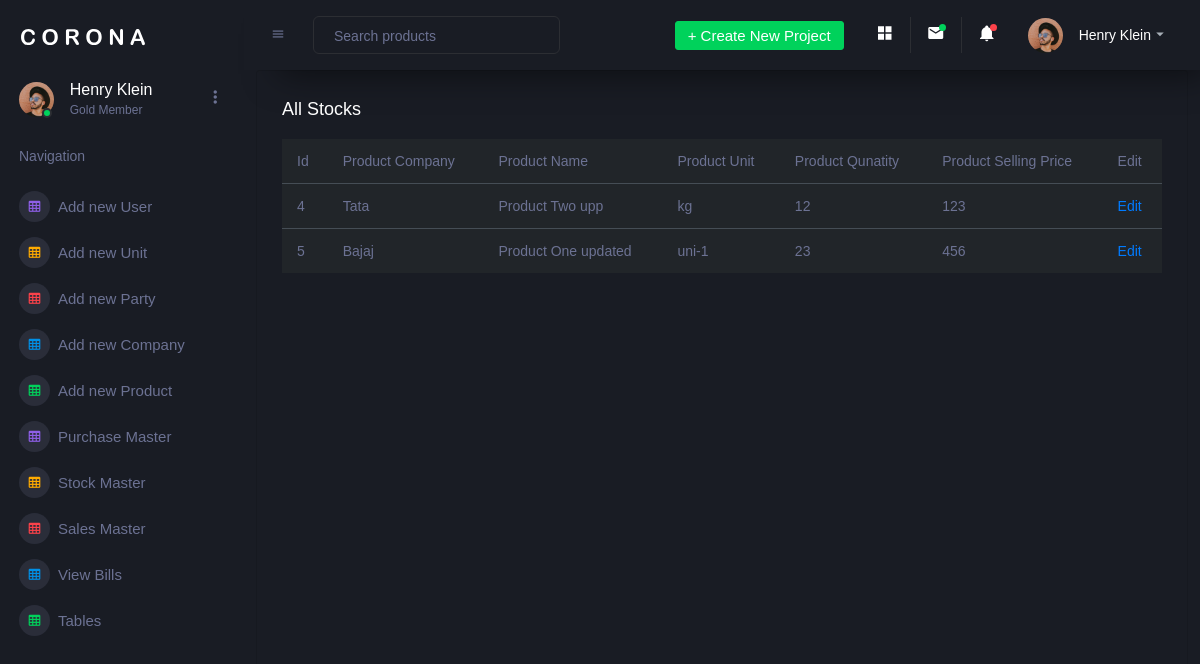
The page /admin/stock_master.php on the database as committed earlier.
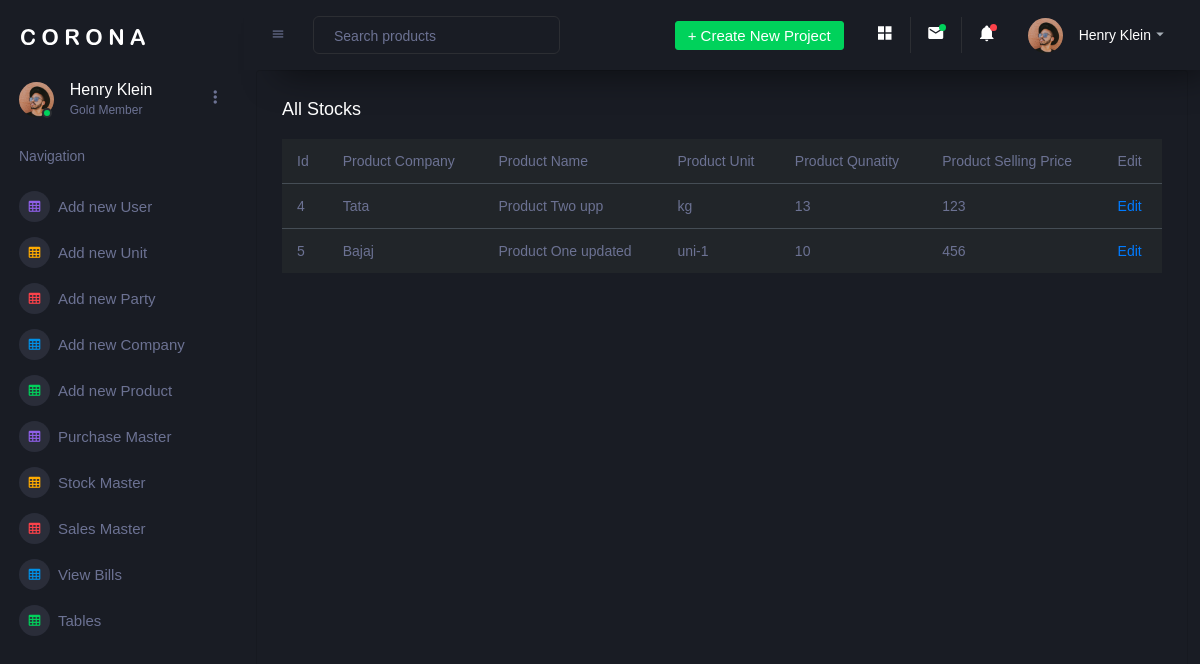
The same page on the database as committed later.
### tables this page shows
CREATE TABLE `stock_master` (
  `id` int(5) NOT NULL,
  `product_company` varchar(100) NOT NULL,
  `product_name` varchar(100) NOT NULL,
  `product_unit` varchar(50) NOT NULL,
  `packing_size` varchar(100) NOT NULL,
  `product_qty` varchar(5) NOT NULL,
  `product_selling_price` varchar(10) NOT NULL
);

### admin/stock_master.php (the view, shortened to what this page needs)
<?php
include "header.php";
include "../user/connection.php";
?>
<div class="main-panel">
    <div class="col-lg-12 grid-margin stretch-card">
        <div class="card">
            <div class="card-body">
                <h4 class="card-title">All stocks </h4>
                <div class="table-responsive">
                    <table class="table table-dark">
                        <thead>
                        <tr>
                            <th> Id </th>
                            <th> Product Company </th>
                            <th> Product Name </th>
                            <th> Product Unit </th>
                            <th> Product Qunatity </th>
                            <th> Product Selling Price </th>
                            <th> Edit </th>
                        </tr>
                        </thead>
                        <tbody>
                        <?php
                        $res=mysqli_query($link,"select * from stock_master");
                        while($row=mysqli_fetch_assoc($res)){ ?>
                            <tr>
                                <td> <?= $row['id'];?> </td>
                                <td> <?= $row['product_company'];?> </td>
                                <td> <?= $row['product_name'];?> </td>
                                <td> <?= $row['product_unit'];?> </td>
                                <td> <?= $row['product_qty'];?> </td>
                                <td> <?= $row['product_selling_price'];?> </td>
                                <td> <a href="edit_stock_master.php?id=<?php echo $row['id'];?>"> Edit </a></td>
                            </tr>
                        <?php }  ?>
                        </tbody>
                    </table>
                </div>
            </div>
        </div>
    </div>
</div>

### admin/header.php (shortened to what this page needs)
<!DOCTYPE html>
<html lang="en">
<head>
    <link rel="stylesheet" href="assets/vendors/mdi/css/materialdesignicons.min.css">
    <link rel="stylesheet" href="assets/vendors/css/vendor.bundle.base.css">
    <link rel="stylesheet" href="assets/vendors/jvectormap/jquery-jvectormap.css">
    <link rel="stylesheet" href="assets/vendors/flag-icon-css/css/flag-icon.min.css">
    <link rel="stylesheet" href="assets/vendors/owl-carousel-2/owl.carousel.min.css">
    <link rel="stylesheet" href="assets/vendors/owl-carousel-2/owl.theme.default.min.css">
    <link rel="stylesheet" href="assets/css/style.css">
</head>
<body>
<div class="container-scroller">
    <nav class="sidebar sidebar-offcanvas" id="sidebar">
        <div class="sidebar-brand-wrapper d-none d-lg-flex align-items-center justify-content-center fixed-top">
            <a class="sidebar-brand brand-logo" href="index.html"><img src="assets/images/logo.svg" alt="logo" /></a>
        </div>
        <ul class="nav">
            <li class="nav-item profile">
                <div class="profile-desc">
                    <div class="profile-pic">
                        <div class="count-indicator">
                            <img class="img-xs rounded-circle " src="assets/images/faces/face15.jpg" alt="">
                            <span class="count bg-success"></span>
                        </div>
                        <div class="profile-name">
                            <h5 class="mb-0 font-weight-normal">Henry Klein</h5>
                            <span>Gold Member</span>
                        </div>
                    </div>
                    <a href="#" id="profile-dropdown" data-toggle="dropdown"><i class="mdi mdi-dots-vertical"></i></a>
                </div>
            </li>
            <li class="nav-item nav-category">
                <span class="nav-link">Navigation</span>
            </li>
            <li class="nav-item menu-items">
                <a class="nav-link" href="add_new_user.php">
              <span class="menu-icon">
                <i class="mdi mdi-table-large"></i>
              </span>
                    <span class="menu-title">Add new User </span>
                </a>
            </li>
            <li class="nav-item menu-items">
                <a class="nav-link" href="add_new_unit.php">
              <span class="menu-icon">
                <i class="mdi mdi-table-large"></i>
              </span>
                    <span class="menu-title">Add new Unit </span>
                </a>
            </li>
            <li class="nav-item menu-items">
                <a class="nav-link" href="add_new_party.php">
              <span class="menu-icon">
                <i class="mdi mdi-table-large"></i>
              </span>
                    <span class="menu-title">Add new Party </span>
                </a>
            </li>
            <li class="nav-item menu-items">
                <a class="nav-link" href="add_company.php">
              <span class="menu-icon">
                <i class="mdi mdi-table-large"></i>
              </span>
                    <span class="menu-title">Add new Company </span>
                </a>
            </li>
            <li class="nav-item menu-items">
                <a class="nav-link" href="add_products.php">
              <span class="menu-icon">
                <i class="mdi mdi-table-large"></i>
              </span>
                    <span class="menu-title">Add new Product </span>
                </a>
            </li>
            <li class="nav-item menu-items">
                <a class="nav-link" href="purchase_master.php">
              <span class="menu-icon">
                <i class="mdi mdi-table-large"></i>
              </span>
                    <span class="menu-title"> Purchase Master </span>
                </a>
            </li>
            <li class="nav-item menu-items">
                <a class="nav-link" href="stock_master.php">
              <span class="menu-icon">
                <i class="mdi mdi-table-large"></i>
              </span>
                    <span class="menu-title"> Stock Master </span>
                </a>
            </li>
            <li class="nav-item menu-items">
                <a class="nav-link" href="sales_master.php">
              <span class="menu-icon">
                <i class="mdi mdi-table-large"></i>
              </span>
                    <span class="menu-title"> Sales Master </span>
                </a>
            </li>
            <li class="nav-item menu-items">
                <a class="nav-link" href="view_bills.php">
              <span class="menu-icon">
                <i class="mdi mdi-table-large"></i>
              </span>
                    <span class="menu-title"> View Bills </span>
                </a>
            </li>
            <li class="nav-item menu-items">
                <a class="nav-link" href="pages/tables/basic-table.html">
              <span class="menu-icon">
                <i class="mdi mdi-table-large"></i>
              </span>
                    <span class="menu-title">Tables</span>
                </a>
            </li>
        </ul>
    </nav>
    <div class="container-fluid page-body-wrapper">
        <nav class="navbar p-0 fixed-top d-flex flex-row">
            <div class="navbar-menu-wrapper flex-grow d-flex align-items-stretch">
                <button class="navbar-toggler navbar-toggler align-self-center" type="button" data-toggle="minimize">
                    <span class="mdi mdi-menu"></span>
                </button>
                <ul class="navbar-nav w-100">
                    <li class="nav-item w-100">
                        <form class="nav-link mt-2 mt-md-0 d-none d-lg-flex search">
                            <input type="text" class="form-control" placeholder="Search products">
                        </form>
                    </li>
                </ul>
                <ul class="navbar-nav navbar-nav-right">
                    <li class="nav-item dropdown d-none d-lg-block">
                        <a class="nav-link btn btn-success create-new-button" id="createbuttonDropdown" data-toggle="dropdown" aria-expanded="false" href="#">+ Create New Project</a>
                    </li>
                    <li class="nav-item nav-settings d-none d-lg-block">
                        <a class="nav-link" href="#">
                            <i class="mdi mdi-view-grid"></i>
                        </a>
                    </li>
                    <li class="nav-item dropdown border-left">
                        <a class="nav-link count-indicator dropdown-toggle" id="messageDropdown" href="#" data-toggle="dropdown" aria-expanded="false">
                            <i class="mdi mdi-email"></i>
                            <span class="count bg-success"></span>
                        </a>
                    </li>
                    <li class="nav-item dropdown border-left">
                        <a class="nav-link count-indicator dropdown-toggle" id="notificationDropdown" href="#" data-toggle="dropdown">
                            <i class="mdi mdi-bell"></i>
                            <span class="count bg-danger"></span>
                        </a>
                    </li>
                    <li class="nav-item dropdown">
                        <a class="nav-link" id="profileDropdown" href="#" data-toggle="dropdown">
                            <div class="navbar-profile">
                                <img class="img-xs rounded-circle" src="assets/images/faces/face15.jpg" alt="">
                                <p class="mb-0 d-none d-sm-block navbar-profile-name">Henry Klein</p>
                                <i class="mdi mdi-menu-down d-none d-sm-block"></i>
                            </div>
                        </a>
                    </li>
                </ul>
            </div>
        </nav>

Rows that differ between the two databases and show on the page:
changed stock_master "Tata": product_qty "12" → "13"
changed stock_master "Bajaj": product_qty "23" → "10"
